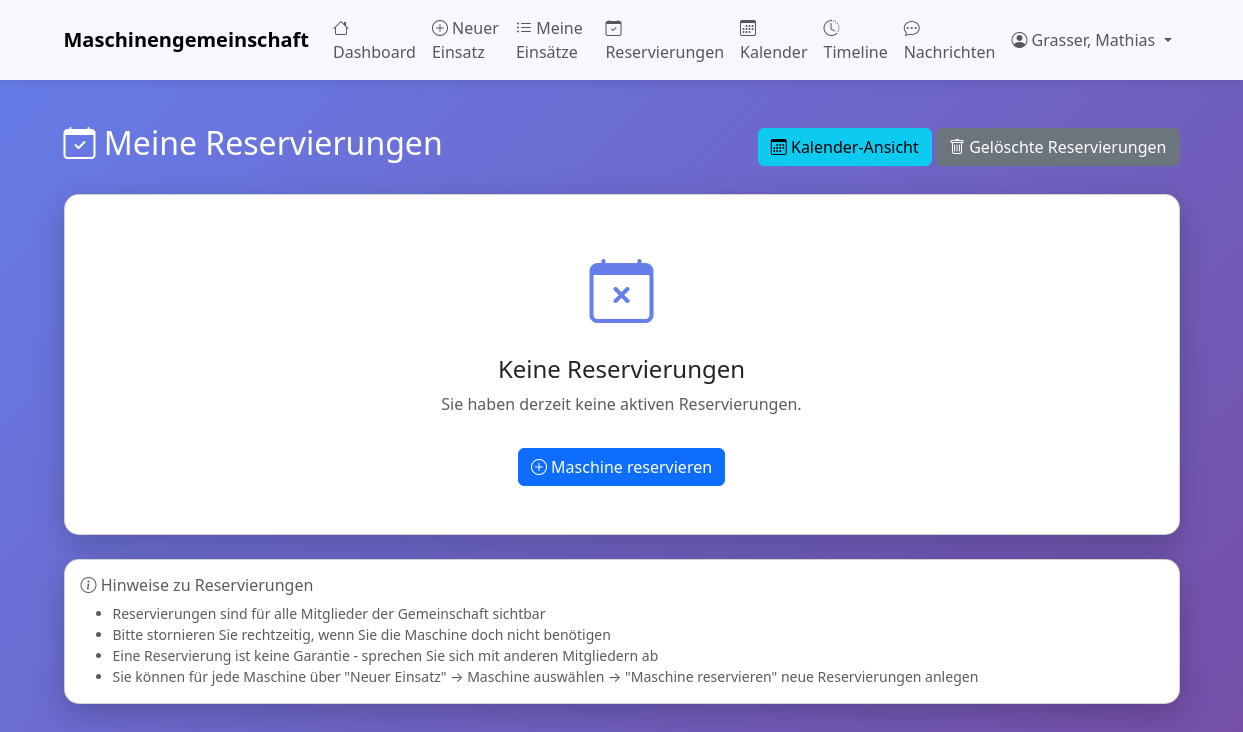
Page /meine-reservierungen (signed in) on the earlier database version.
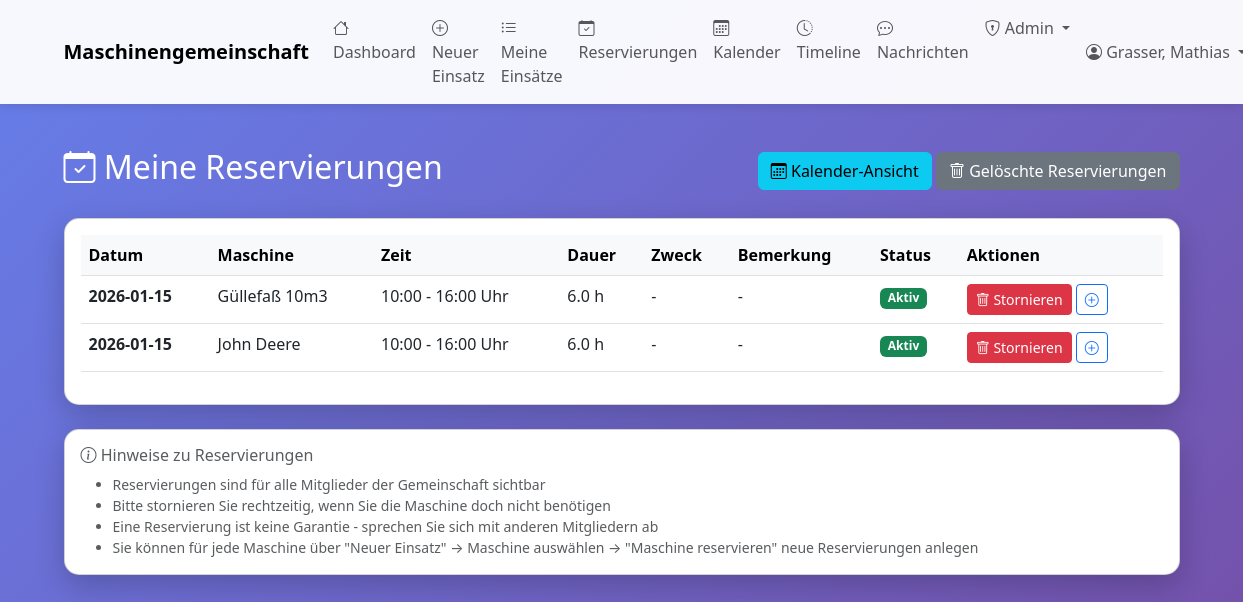
Same page on the later database version.
### tables this page shows
CREATE TABLE maschinen_reservierungen (
                id INTEGER PRIMARY KEY AUTOINCREMENT,
                maschine_id INTEGER NOT NULL,
                benutzer_id INTEGER NOT NULL,
                datum DATE NOT NULL,
                uhrzeit_von TIME NOT NULL,
                uhrzeit_bis TIME NOT NULL,
                nutzungsdauer_stunden REAL NOT NULL,
                zweck TEXT,
                bemerkung TEXT,
                status TEXT DEFAULT 'aktiv',
                erstellt_am TIMESTAMP DEFAULT CURRENT_TIMESTAMP,
                geaendert_am TIMESTAMP DEFAULT CURRENT_TIMESTAMP,
                FOREIGN KEY (maschine_id) REFERENCES maschinen(id) ON DELETE CASCADE,
                FOREIGN KEY (benutzer_id) REFERENCES benutzer(id) ON DELETE CASCADE
            );

CREATE TABLE maschinen (
    id INTEGER PRIMARY KEY AUTOINCREMENT,
    bezeichnung TEXT NOT NULL,
    hersteller TEXT,
    modell TEXT,
    baujahr INTEGER,
    kennzeichen TEXT,
    anschaffungsdatum DATE,
    stundenzaehler_aktuell REAL,
    naechste_wartung_bei REAL,
    aktiv BOOLEAN DEFAULT 1,
    bemerkungen TEXT
, abrechnungsart TEXT DEFAULT 'stunden', preis_pro_einheit REAL DEFAULT 0.0, wartungsintervall INTEGER DEFAULT 50, naechste_wartung REAL, anmerkungen TEXT, erfassungsmodus TEXT DEFAULT 'fortlaufend', gemeinschaft_id INTEGER DEFAULT 1 REFERENCES gemeinschaften(id), anschaffungspreis REAL DEFAULT 0.0, abschreibungsdauer_jahre INTEGER DEFAULT 10);

### web_app.py (the view)
@app.route('/meine-reservierungen')
@login_required
def meine_reservierungen():
    from datetime import datetime
    with MaschinenDBContext(DB_PATH) as db:
        cursor = db.connection.cursor()
        cursor.execute("""
            SELECT r.*, m.bezeichnung as maschine_bezeichnung
            FROM maschinen_reservierungen r
            JOIN maschinen m ON r.maschine_id = m.id
            WHERE r.benutzer_id = ?
              AND r.status = 'aktiv'
            ORDER BY r.datum, r.uhrzeit_von
        """, (session['benutzer_id'],))
        columns = [desc[0] for desc in cursor.description]
        reservierungen = [dict(zip(columns, row)) for row in cursor.fetchall()]
    return render_template('meine_reservierungen.html',
                         reservierungen=reservierungen,
                         today=datetime.now().strftime('%Y-%m-%d'))

### database.py (called while the page is built)
    def connect(self):
        self.connection = sqlite3.connect(self.db_path)
        self.connection.row_factory = sqlite3.Row
        self.cursor = self.connection.cursor()

    def close(self):
        if self.connection:
            self.connection.close()

    def __enter__(self):
        self.connect()
        return self

    def __exit__(self, exc_type, exc_val, exc_tb):
        if exc_type is None:
            self.connection.commit()
        else:
            self.connection.rollback()
        self.close()
        return False

### web_app.py (called while the page is built)
def login_required(f):
    @wraps(f)
    def decorated_function(*args, **kwargs):
        if 'benutzer_id' not in session:
            flash('Bitte melden Sie sich an.', 'warning')
            return redirect(url_for('login'))
        return f(*args, **kwargs)
    return decorated_function

### templates/meine_reservierungen.html (shortened to what the changed rows need)
{% extends "base.html" %}
{% block content %}
<div class="row mt-4">
    <div class="col-12">
        <div class="d-flex justify-content-between align-items-center mb-4">
            <h2 class="text-white">
                <i class="bi bi-calendar-check"></i> Meine Reservierungen
            </h2>
        </div>
    </div>
</div>
{% if reservierungen %}
<div class="row">
    <div class="col-12">
        <div class="card">
            <div class="card-body">
                <div class="table-responsive">
                    <table class="table table-hover">
                        <thead class="table-light">
                            <tr>
                                <th>Datum</th>
                                <th>Maschine</th>
                                <th>Zeit</th>
                                <th>Dauer</th>
                                <th>Zweck</th>
                                <th>Bemerkung</th>
                                <th>Status</th>
                                <th>Aktionen</th>
                            </tr>
                        </thead>
                        <tbody>
                            {% for res in reservierungen %}
                            <tr>
                                <td><strong>{{ res.datum }}</strong></td>
                                <td>{{ res.maschine_bezeichnung }}</td>
                                <td>{{ res.uhrzeit_von }} - {{ res.uhrzeit_bis }} Uhr</td>
                                <td>{{ res.nutzungsdauer_stunden }} h</td>
                                <td>{{ res.zweck or '-' }}</td>
                                <td>{{ res.bemerkung or '-' }}</td>
                                <td>
                                    {% if res.datum >= today %}
                                    <span class="badge bg-success">Aktiv</span>
                                    {% else %}
                                    <span class="badge bg-secondary">Vergangen</span>
                                    {% endif %}
                                </td>
                                <td>
                                    {% if res.datum >= today %}
                                    <form method="POST" action="{{ url_for('reservierung_stornieren', reservierung_id=res.id) }}"
                                          style="display: inline;" onsubmit="return confirm('Reservierung wirklich stornieren?');">
                                        <button type="submit" class="btn btn-sm btn-danger" title="Stornieren">
                                            <i class="bi bi-trash"></i> Stornieren
                                        </button>
                                    </form>
                                    {% endif %}
                                    <a href="{{ url_for('maschine_reservieren', maschine_id=res.maschine_id) }}"
                                       class="btn btn-sm btn-outline-primary" title="Neue Reservierung für diese Maschine">
                                        <i class="bi bi-plus-circle"></i>
                                    </a>
                                </td>
                            </tr>
                            {% endfor %}
                        </tbody>
                    </table>
                </div>
            </div>
        </div>
    </div>
</div>
{% else %}
<div class="row">
    <div class="col-12">
        <div class="card">
            <div class="card-body text-center p-5">
                <i class="bi bi-calendar-x" style="font-size: 4rem; color: #667eea;"></i>
                <h4 class="mt-3">Keine Reservierungen</h4>
                <p class="text-muted">Sie haben derzeit keine aktiven Reservierungen.</p>
                <a href="{{ url_for('neuer_einsatz') }}" class="btn btn-primary mt-3">
                    <i class="bi bi-plus-circle"></i> Maschine reservieren
                </a>
            </div>
        </div>
    </div>
</div>
{% endif %}
{% endblock %}

Differences in the rows shown:
added maschinen_reservierungen: datum "2026-01-15", maschine_bezeichnung "Güllefaß 10m3", uhrzeit_von "10:00", uhrzeit_bis "16:00", nutzungsdauer_stunden "6.0", zweck "-", bemerkung "-", shows "Aktiv"
added maschinen_reservierungen: datum "2026-01-15", maschine_bezeichnung "John Deere", uhrzeit_von "10:00", uhrzeit_bis "16:00", nutzungsdauer_stunden "6.0", zweck "-", bemerkung "-", shows "Aktiv"
Other differences:
text no longer shown: "Keine Reservierungen Sie haben derzeit keine aktiven Reservierungen. Maschine reservieren"
text now shown: "Admin Datum Maschine Zeit Dauer Zweck Bemerkung Status Aktionen"
